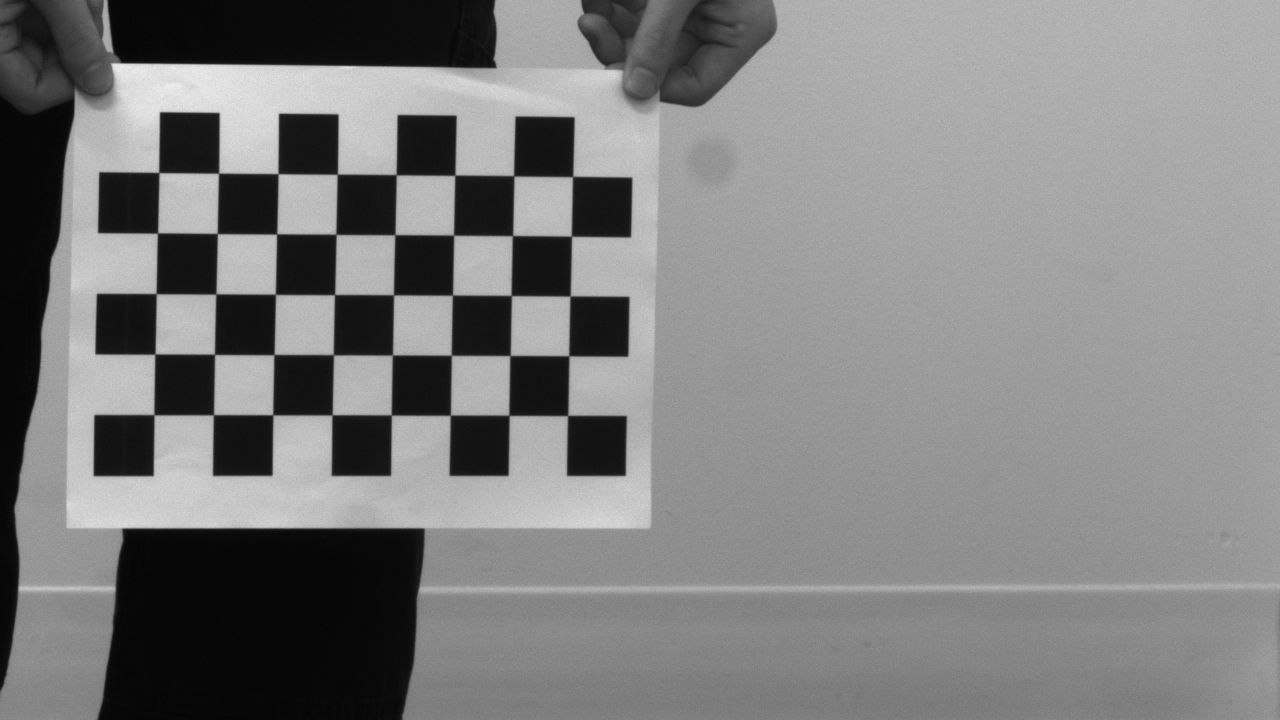
#> input picture images/chessboard-1.png, 1280 x 720 px; its folder holds only this picture in this run
$ python CalibrateCheckerboard.py
#> lines starting #> are read from the running program, lines starting #| are printed output that depends on the picture; after the words box and inside, x2 and y2 are one past the last pixel; in counts of white or black regions, pixels touching at a corner belong together
#> (the call stopped at in photograph, `cap = pylon.InstantCamera(pylon.TlFactory.GetInstance().CreateFirstDev..`: pypylon is not available in this run)
import numpy
import cv2 as cv
import pickle
import glob
from pypylon import pylon
#import pyttsx3

def photograph():
    #engine = pyttsx3.init()
    cv.startWindowThread()

    # open webcam video stream
    # cap = cv.VideoCapture(0)
    # cap.set(cv.CAP_PROP_FRAME_WIDTH, 1920)
    # cap.set(cv.CAP_PROP_FRAME_HEIGHT, 1080)
    cap = pylon.InstantCamera(pylon.TlFactory.GetInstance().CreateFirstDevice())
    cap.Open()
    cap.StartGrabbing(pylon.GrabStrategy_LatestImageOnly)

    i = 1
    #engine.say('Start calibration process')
    #engine.runAndWait()

    while cap.IsGrabbing():
        # Capture frame-by-frame
        # ret, frame = cap.read()
        grab_result = cap.RetrieveResult(5000, pylon.TimeoutHandling_ThrowException)
        if grab_result.GrabSucceeded():
            frame = cv.cvtColor(grab_result.Array, cv.COLOR_BGR2RGB)
            ret = True

            if(ret):
                # Display the resulting frame
                cv.imshow('frame',frame)
                key = cv.waitKey(1)
                if key == ord('q'):
                    #engine.say('Quit.')
                    #engine.runAndWait()
                    break
                    # exit()
                if key == ord('p'):
                    name = "chessboard-" + str(i) + ".png"
                    cv.imwrite("./images/" + name, frame)
                    if(i == 16):
                        #engine.say('Photo' + str(i) + 'has been taken.')
                        #engine.say('All works done!')
                        #engine.runAndWait()
                        break
                    #engine.say('Photo' + str(i) + 'has been taken.')
                    #engine.runAndWait()
                    i += 1
        grab_result.Release()

    # When everything done, release the capture
    # cap.release()
    cap.StopGrabbing()
    cap.Close()
    cv.destroyAllWindows()

def calibration():
    #engine = pyttsx3.init()
    # Create arrays you'll use to store object points and image points from all images processed
    objpoints = [] # 3D point in real world space where chess squares are
    imgpoints = [] # 2D point in image plane, determined by CV2

    # Chessboard variables (row and colunm)
    CHESSBOARD_CORNERS_ROWCOUNT = 8
    CHESSBOARD_CORNERS_COLCOUNT = 5


    # The following line generates all the tuples needed at (0, 0, 0)
    objp = numpy.zeros((CHESSBOARD_CORNERS_ROWCOUNT*CHESSBOARD_CORNERS_COLCOUNT,3), numpy.float32)
    # The following line fills the tuples just generated with their values (0, 0, 0), (1, 0, 0), ...
    objp[:,:2] = numpy.mgrid[0:CHESSBOARD_CORNERS_ROWCOUNT,0:CHESSBOARD_CORNERS_COLCOUNT].T.reshape(-1, 2)

    images = glob.glob('./images/chessboard-*.png')
    imageSize = None

    for iname in images:
        img = cv.imread(iname)
#> img is the input picture: shape (720, 1280, 3); min 4, max 240, mean 127
        gray = cv.cvtColor(img, cv.COLOR_BGR2GRAY)

        # Find chessboard in the image, its size is (#rows, #columns)
        board, corners = cv.findChessboardCorners(gray, (CHESSBOARD_CORNERS_ROWCOUNT,CHESSBOARD_CORNERS_COLCOUNT), None)
#> board = True; corners = 40 rows, first 8: [567.5, 415.6], [508.9, 415.2], [450.3, 415.2], [391.3, 415.1], [332.2, 414.8], [272.7, 414.7], [213.5, 414.6], [154, 414.7]

        # If a chessboard was found, let's collect image/corner points
        if board == True:
            # Add the points in 3D that we just discovered
            objpoints.append(objp)

            # Enhance corner accuracy with cornerSubPix
            corners_acc = cv.cornerSubPix(
                    image=gray,
                    corners=corners,
                    winSize=(11, 11),
                    zeroZone=(-1, -1),
                    criteria=(cv.TERM_CRITERIA_EPS + cv.TERM_CRITERIA_MAX_ITER, 30, 0.001)) # Last parameter is about termination critera
#> corners_acc = 40 rows, first 8: [567.6, 415.5], [509, 415.3], [450.3, 415.2], [391.3, 415], [332.1, 414.9], [272.8, 414.8], [213.4, 414.7], [153.9, 414.7]
            imgpoints.append(corners_acc)

            # If our image size is unknown, set it now
            if not imageSize:
                imageSize = gray.shape[::-1]
#> imageSize = (1280, 720)

            # Draw the corners to a new image to show whoever is performing the calibration
            img = cv.drawChessboardCorners(img, (CHESSBOARD_CORNERS_ROWCOUNT, CHESSBOARD_CORNERS_COLCOUNT), corners_acc, board)
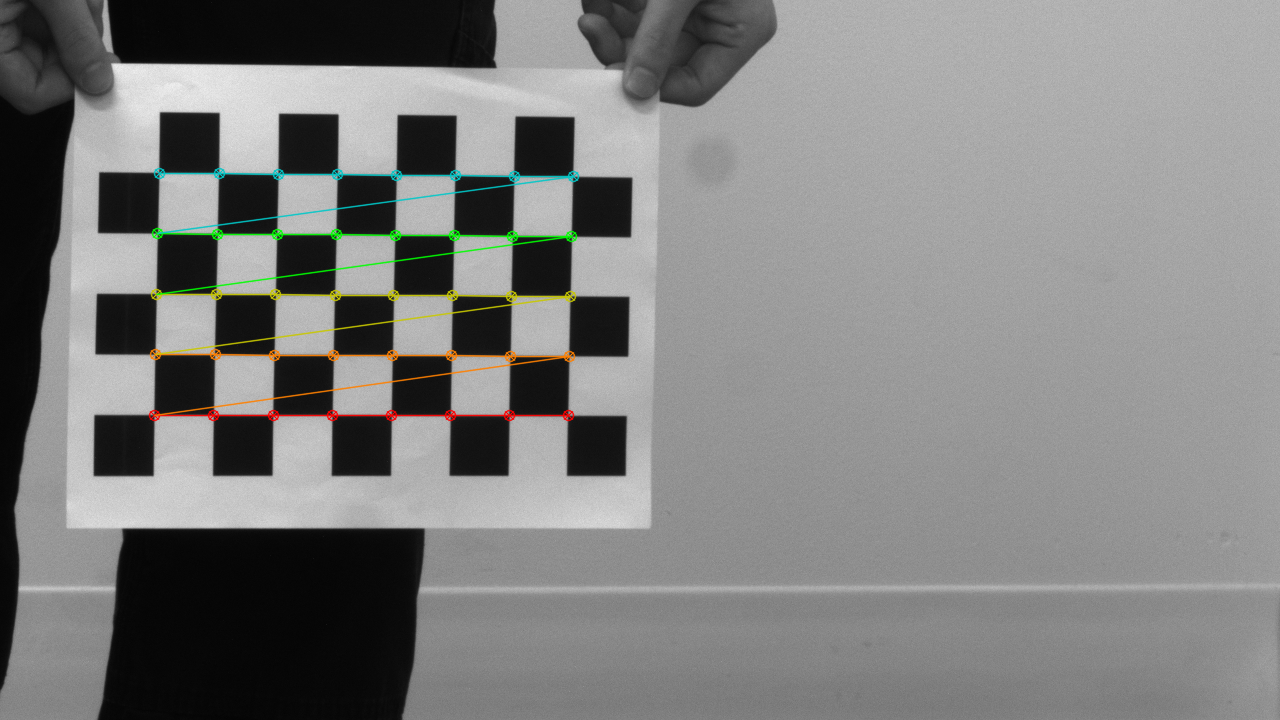
#> img: shape (720, 1280, 3); 1.57% of pixels changed, all inside (x1, y1, x2, y2) = (148, 167, 580, 422)

            cv.imshow('Chessboard', img)
            cv.waitKey(0)
        else:
            print("Not able to detect a chessboard in image: {}".format(iname))

    # Destroy any open CV windows
    cv.destroyAllWindows()

    # Make sure at least one image was found
    if len(images) < 1:
        print("Calibration was unsuccessful.")
        exit()

    # Make sure we were able to calibrate on at least one chessboard by checking
    if not imageSize:
        print("Calibration was unsuccessful.")
        exit()

    # Perform the camera calibration
    calibration, cameraMatrix, distCoeffs, rvecs, tvecs = cv.calibrateCamera(
            objectPoints=objpoints,
            imagePoints=imgpoints,
            imageSize=imageSize,
            cameraMatrix=None,
            distCoeffs=None)
#> calibration = 0.211; cameraMatrix = [[18593.4, 0, 640.4], [0, 19380.8, 360.8], [0, 0, 1]]; distCoeffs = [[20.85, -6891.8, 0.126, 0.0698, -8.69]]; rvecs = ([0.104, 0.322, -3.11],); tvecs = ([-1.24, 0.898, 316.7],)

    # Print matrix and distortion coefficient to the console
    print(cameraMatrix)
#| [[1.85934401e+04 0.00000000e+00 6.40391510e+02]
#|  [0.00000000e+00 1.93808031e+04 3.60827685e+02]
#|  [0.00000000e+00 0.00000000e+00 1.00000000e+00]]
    print(distCoeffs)
#| [[ 2.08524747e+01 -6.89175348e+03  1.25911194e-01  6.97929324e-02
#|   -8.69035265e+00]]

    f = open('calibration.pckl', 'wb')
    pickle.dump((cameraMatrix, distCoeffs, rvecs, tvecs), f)
    f.close()

    print('Calibration successful. Calibration file used: {}'.format('calibration.pckl'))
    #engine.say('Calibration process done!')
    #engine.runAndWait()


if(__name__ == '__main__'):
    photograph()
    calibration()

$ run again, on images/chessboard-13.png
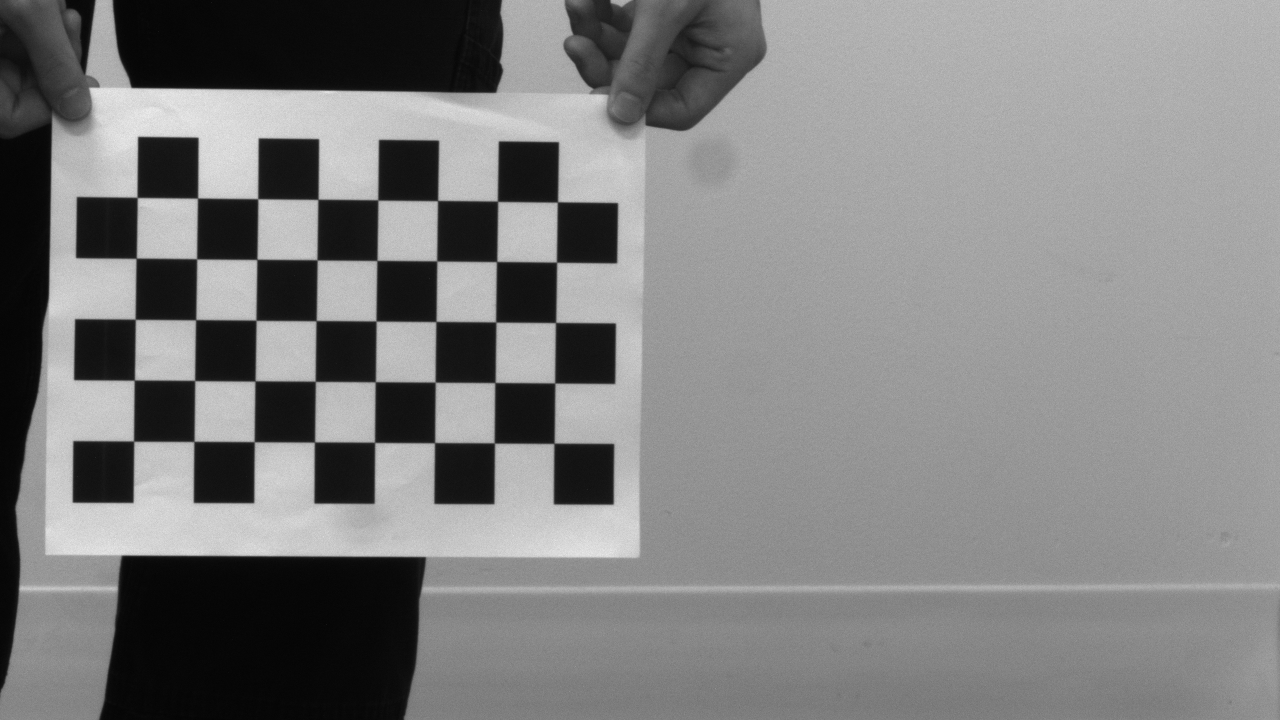
#> input picture images/chessboard-13.png, 1280 x 720 px
#> in calibration, img is the input picture: shape (720, 1280, 3); min 4, max 237, mean 128.1
#> board = True; corners = 40 rows, first 8: [553.9, 443.4], [494.4, 443.1], [434.5, 442.6], [374.6, 442.4], [314.5, 442], [254.1, 441.6], [194, 441.4], [133.6, 441.2]
#> corners_acc = 40 rows, first 8: [554, 443.3], [494.3, 443], [434.6, 442.6], [374.6, 442.3], [314.5, 442], [254.2, 441.7], [193.9, 441.4], [133.6, 441.1]
#> in calibration, `img = cv.drawChessboardCorners(img, (CHESSBOARD_CORNERS_ROWCOUNT, CHES..`:
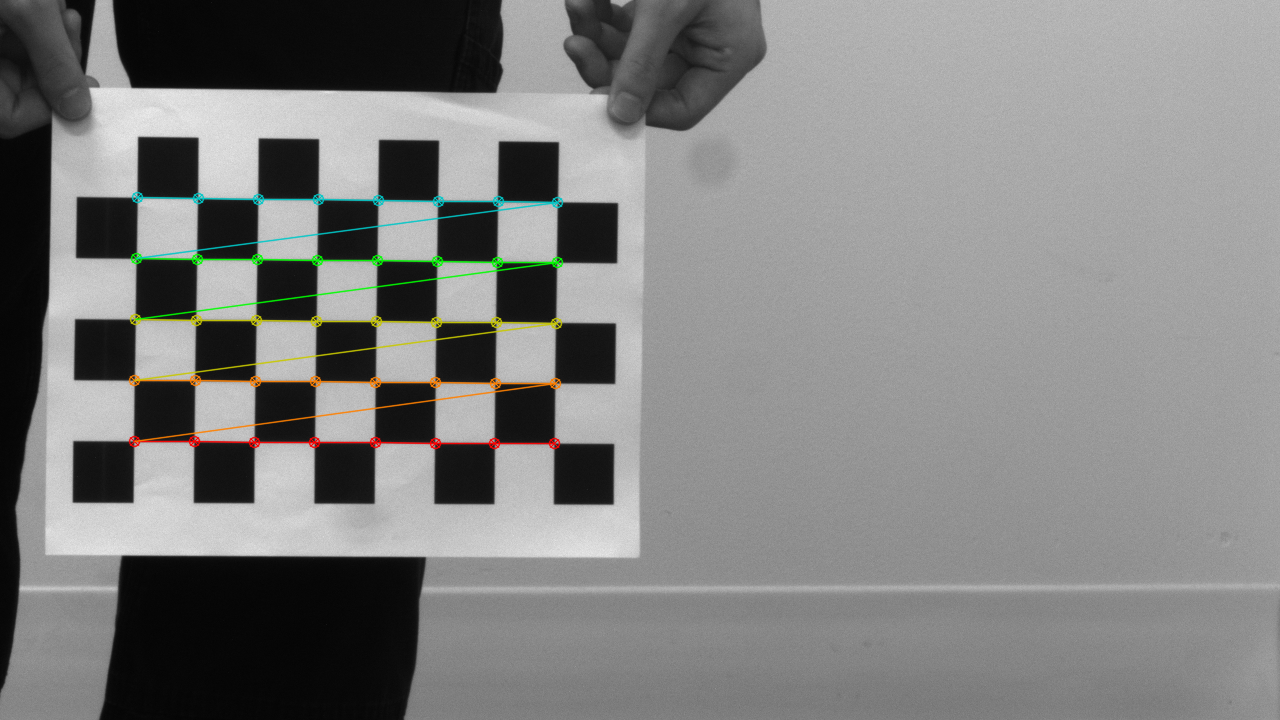
#> img: shape (720, 1280, 3); 1.58% of pixels changed, all inside (x1, y1, x2, y2) = (128, 191, 564, 450)
#> calibration = 0.141; cameraMatrix = [[9344.9, 0, 639.8], [0, 9429.3, 360.2], [0, 0, 1]]; distCoeffs = [[2.21, -235.1, 0.0331, 0.021, -1.18]]; rvecs = ([0.17, 0.0594, -3.13],); tvecs = ([-1.43, 1.38, 155.9],)
#| [[9.34486230e+03 0.00000000e+00 6.39826945e+02]
#|  [0.00000000e+00 9.42926109e+03 3.60166545e+02]
#|  [0.00000000e+00 0.00000000e+00 1.00000000e+00]]
#| [[ 2.21213954e+00 -2.35119927e+02  3.31412594e-02  2.10111012e-02
#|   -1.18416914e+00]]
